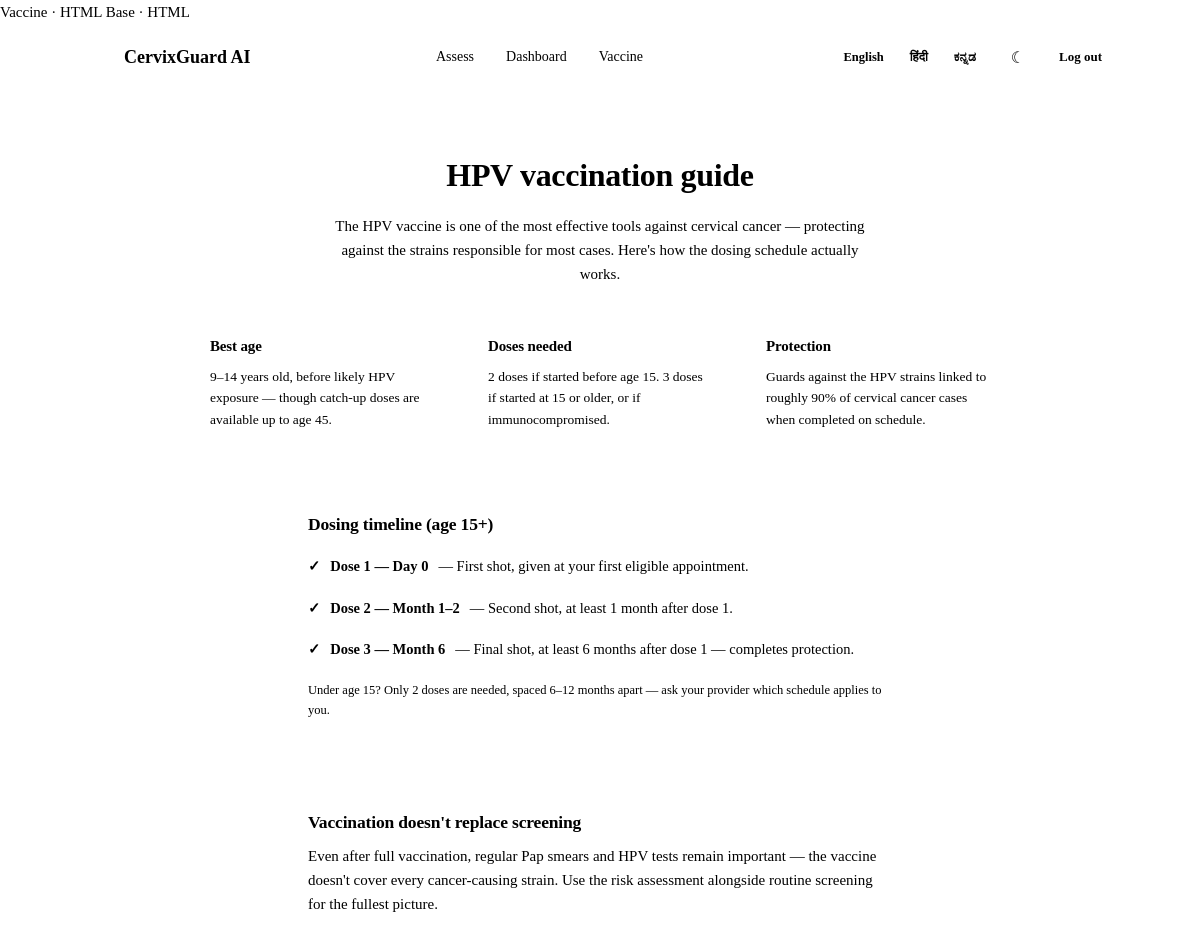
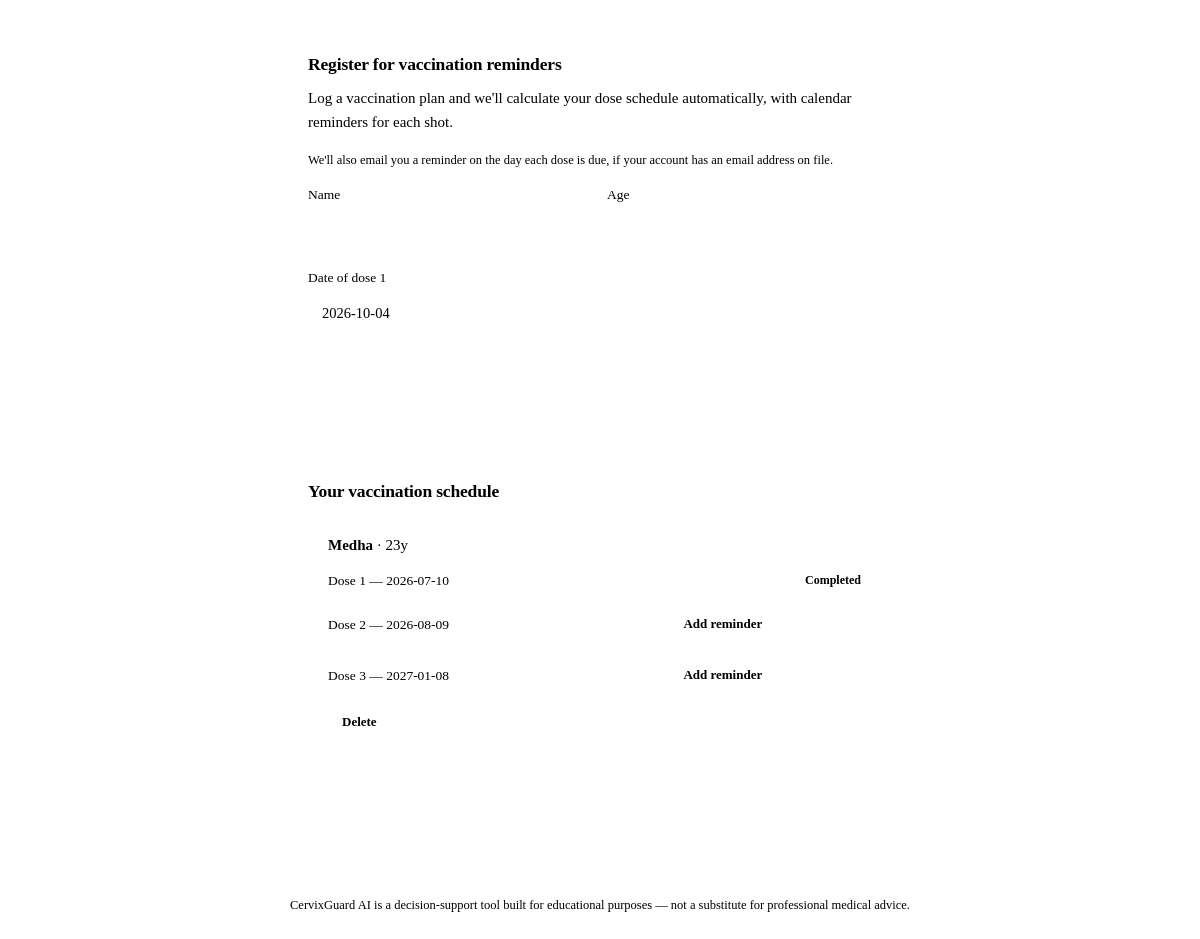
Screenshot of /vaccine (signed in) with the database file from the repository (2 pictures, top to bottom).
### tables this page shows
CREATE TABLE vaccine_registrations (
            id INTEGER PRIMARY KEY AUTOINCREMENT,
            user_id INTEGER,
            patient_name TEXT,
            age REAL,
            doses_required INTEGER,
            dose1_date TEXT,
            dose2_date TEXT,
            dose3_date TEXT,
            dose1_done INTEGER DEFAULT 0,
            dose2_done INTEGER DEFAULT 0,
            dose3_done INTEGER DEFAULT 0,
            created_at TEXT
        , dose1_reminder_sent INTEGER DEFAULT 0, dose2_reminder_sent INTEGER DEFAULT 0, dose3_reminder_sent INTEGER DEFAULT 0);

### app.py (the view)
@app.route("/vaccine")
def vaccine():
    registrations = []
    if session.get("user_id"):
        conn = get_conn()
        cur = conn.cursor()
        cur.execute(
            "SELECT * FROM vaccine_registrations WHERE user_id = ? ORDER BY dose1_date ASC",
            (session["user_id"],),
        )
        registrations = [dict(r) for r in cur.fetchall()]
        conn.close()
    today = datetime.now().strftime("%Y-%m-%d")
    return render_template("vaccine.html", active="vaccine", registrations=registrations, today=today)

### app.py (called while the page is built)
def get_conn():
    conn = sqlite3.connect(DB_PATH)
    conn.row_factory = sqlite3.Row
    return conn

@app.context_processor
def inject_globals():
    lang = session.get("lang", "en")
    return {
        "t": get_translator(lang),
        "current_lang": lang,
        "lang_names": LANG_NAMES,
        "current_user": session.get("username"),
    }

### translations.py (called while the page is built)
def get_translator(lang):
    strings = TRANSLATIONS.get(lang, TRANSLATIONS["en"])
    fallback = TRANSLATIONS["en"]
    def t(key):
        return strings.get(key, fallback.get(key, key))
    return t

### templates/vaccine.html (shortened to what this page needs)
{% extends "base.html" %}
{% block content %}
<section class="hero" style="padding-top:36px;">
  <h1>{{ t('vaccine_page_title') }}</h1>
  <p>{{ t('vaccine_page_lead') }}</p>
</section>
<div class="row-2" style="max-width:820px;margin:0 auto 32px;grid-template-columns:repeat(3,1fr);gap:14px;">
  <div class="card-flat">
    <h3 style="font-size:15px;color:var(--teal-dark);">{{ t('vaccine_best_age_title') }}</h3>
    <p style="font-size:13.5px;margin:0;">{{ t('vaccine_best_age_desc') }}</p>
  </div>
  <div class="card-flat">
    <h3 style="font-size:15px;color:var(--teal-dark);">{{ t('vaccine_doses_title') }}</h3>
    <p style="font-size:13.5px;margin:0;">{{ t('vaccine_doses_desc') }}</p>
  </div>
  <div class="card-flat">
    <h3 style="font-size:15px;color:var(--teal-dark);">{{ t('vaccine_protection_title') }}</h3>
    <p style="font-size:13.5px;margin:0;">{{ t('vaccine_protection_desc') }}</p>
  </div>
</div>
<div class="form-shell">
  <div class="card">
    <h3>{{ t('vaccine_timeline_title') }}</h3>
    <ul class="rec-list">
      <li><strong>{{ t('vaccine_dose1') }}</strong> — {{ t('vaccine_dose1_desc') }}</li>
      <li><strong>{{ t('vaccine_dose2') }}</strong> — {{ t('vaccine_dose2_desc') }}</li>
      <li><strong>{{ t('vaccine_dose3') }}</strong> — {{ t('vaccine_dose3_desc') }}</li>
    </ul>
    <p class="field-help" style="margin-top:10px;">{{ t('vaccine_under15_note') }}</p>
  </div>
  <div class="card" style="margin-top:16px; background:var(--violet-light); border-color:transparent;">
    <h3 style="color:var(--violet);">{{ t('vaccine_screening_title') }}</h3>
    <p style="margin:0;">{{ t('vaccine_screening_desc') }}</p>
  </div>
  {% if current_user %}
  <div class="card" style="margin-top:16px;">
    <h3>{{ t('vaccine_reg_title') }}</h3>
    <p>{{ t('vaccine_reg_lead') }}</p>
    <p class="field-help" style="margin-bottom:14px;">{{ t('vaccine_email_note') }}</p>
    <form method="post" action="{{ url_for('register_vaccine') }}">
      <div class="row-2">
        <div class="field">
          <label>{{ t('vaccine_patient_name') }}</label>
          <input type="text" name="patient_name" required>
        </div>
        <div class="field">
          <label>{{ t('vaccine_age_label') }}</label>
          <input type="number" name="age" min="9" max="45" required>
        </div>
      </div>
      <div class="field">
        <label>{{ t('vaccine_start_date') }}</label>
        <input type="text" name="start_date" placeholder="YYYY-MM-DD" value="{{ today }}" required>
      </div>
      <button type="submit" class="btn btn-violet btn-block">{{ t('vaccine_reg_btn') }}</button>
    </form>
  </div>
  <div class="card" style="margin-top:16px;">
    <h3>{{ t('vaccine_my_title') }}</h3>
    {% for reg in registrations %}
      <div class="card-flat" style="margin-bottom:12px;">
        <strong>{{ reg.patient_name }}</strong> · {{ reg.age | int }}y
        <div style="margin-top:10px; display:flex; flex-direction:column; gap:8px;">
          {% for n in range(1, reg.doses_required + 1) %}
            {% set date_field = 'dose' ~ n ~ '_date' %}
            {% set done_field = 'dose' ~ n ~ '_done' %}
            <div style="display:flex; align-items:center; justify-content:space-between; font-size:13.5px;">
              <span>{{ t('vaccine_dose_label') }} {{ n }} — <span class="mono">{{ reg[date_field] }}</span></span>
              {% if reg[done_field] %}
                <span class="badge badge-success">{{ t('vaccine_done') }}</span>
              {% else %}
                <div style="display:flex; gap:6px;">
                  <a href="{{ url_for('dose_ics', reg_id=reg.id, dose_num=n) }}" class="btn btn-ghost btn-sm">{{ t('vaccine_add_reminder') }}</a>
                  <form method="post" action="{{ url_for('mark_dose_done', reg_id=reg.id, dose_num=n) }}">
                    <button type="submit" class="btn btn-primary btn-sm">{{ t('vaccine_mark_done') }}</button>
                  </form>
                </div>
              {% endif %}
            </div>
          {% endfor %}
        </div>
        <form method="post" action="{{ url_for('delete_vaccine_registration', reg_id=reg.id) }}" style="margin-top:10px;">
          <button type="submit" class="btn btn-danger-outline">{{ t('action_delete') }}</button>
        </form>
      </div>
    {% else %}
      <p style="color:var(--text-faint);">{{ t('vaccine_my_none') }}</p>
    {% endfor %}
  </div>
  {% endif %}
</div>
{% endblock %}

### templates/base.html (shortened to what this page needs)
Base · HTML
<!DOCTYPE html>
<html lang="{{ current_lang }}">
<head>
<link rel="stylesheet" href="{{ url_for('static', filename='css/style.css') }}">
</head>
<body>
<nav class="nav">
  <div class="nav-inner">
    <a href="{{ url_for('index') }}" class="brand">
      <span class="brand-mark"></span> CervixGuard AI
    </a>
    <div class="nav-links">
      <a href="{{ url_for('index') }}" class="nav-link {{ 'active' if active=='assess' }}">{{ t('nav_assess') }}</a>
      <a href="{{ url_for('dashboard') }}" class="nav-link {{ 'active' if active=='dashboard' }}">{{ t('nav_dashboard') }}</a>
      <a href="{{ url_for('vaccine') }}" class="nav-link {{ 'active' if active=='vaccine' }}">{{ t('nav_vaccine') }}</a>
    </div>
    <div class="nav-tools">
      <div class="lang-switch">
        {% for code, name in lang_names.items() %}
          <a href="{{ url_for('set_lang', code=code) }}" lang="{{ code }}" class="{{ 'active' if current_lang==code }}">{{ name }}</a>
        {% endfor %}
      </div>
      <button id="theme-toggle" class="theme-toggle" aria-label="Toggle dark mode" type="button">☾</button>
      {% if current_user %}
        <a href="{{ url_for('logout') }}" class="btn btn-ghost btn-sm">{{ t('nav_logout') }}</a>
      {% else %}
        <a href="{{ url_for('login') }}" class="btn btn-ghost btn-sm">{{ t('nav_login') }}</a>
      {% endif %}
    </div>
  </div>
</nav>
<div class="container" style="padding-top: 24px;">
  {% block content %}{% endblock %}
</div>
<footer class="footer">{{ t('footer_disclaimer') }}</footer>
</body>
</html>

### rows the page displays
vaccine_registrations: patient_name "Medha", age "23", t "Dose" "Dose" "Dose", n "1" "2" "3", dose1_date "2026-07-10" "2026-08-09" "2027-01-08", t "Completed", t "Add reminder" "Add reminder", t "Delete"

### other values shown
{{ t('nav_assess') }} "Assess"
{{ t('nav_dashboard') }} "Dashboard"
{{ t('nav_vaccine') }} "Vaccine"
{{ name }} "English" "हिंदी" "ಕನ್ನಡ"
{{ t('nav_logout') }} "Log out"
{{ t('vaccine_page_title') }} "HPV vaccination guide"
{{ t('vaccine_page_lead') }} "The HPV vaccine is one of the most effective tools against cervical cancer — protecting against the strains responsible for most cases. Here's how the dosing schedule actually works."
{{ t('vaccine_best_age_title') }} "Best age"
{{ t('vaccine_best_age_desc') }} "9–14 years old, before likely HPV exposure — though catch-up doses are available up to age 45."
{{ t('vaccine_doses_title') }} "Doses needed"
{{ t('vaccine_doses_desc') }} "2 doses if started before age 15. 3 doses if started at 15 or older, or if immunocompromised."
{{ t('vaccine_protection_title') }} "Protection"
{{ t('vaccine_protection_desc') }} "Guards against the HPV strains linked to roughly 90% of cervical cancer cases when completed on schedule."
{{ t('vaccine_timeline_title') }} "Dosing timeline (age 15+)"
{{ t('vaccine_dose1') }} "Dose 1 — Day 0"
